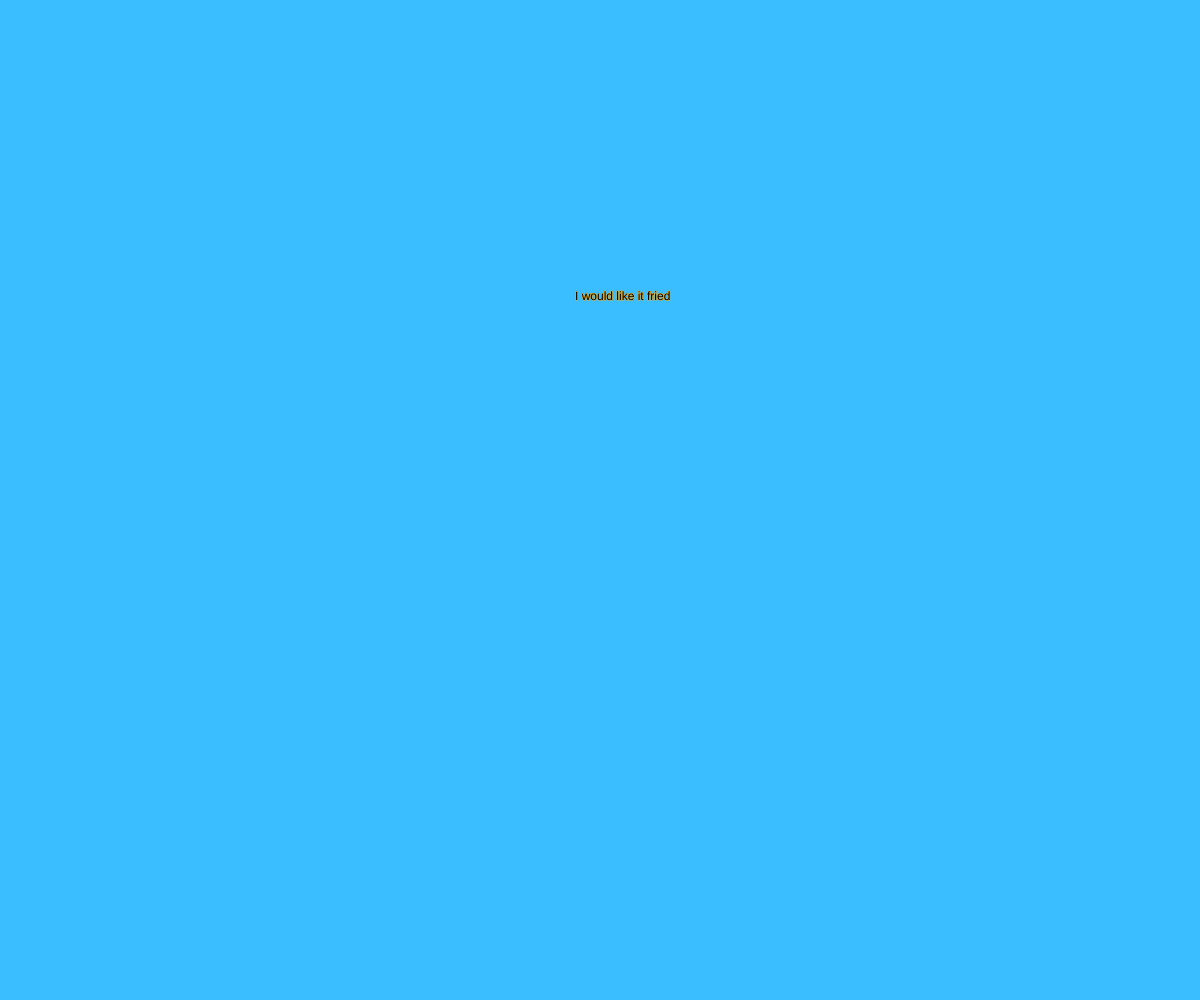
Frame 1 (no input)
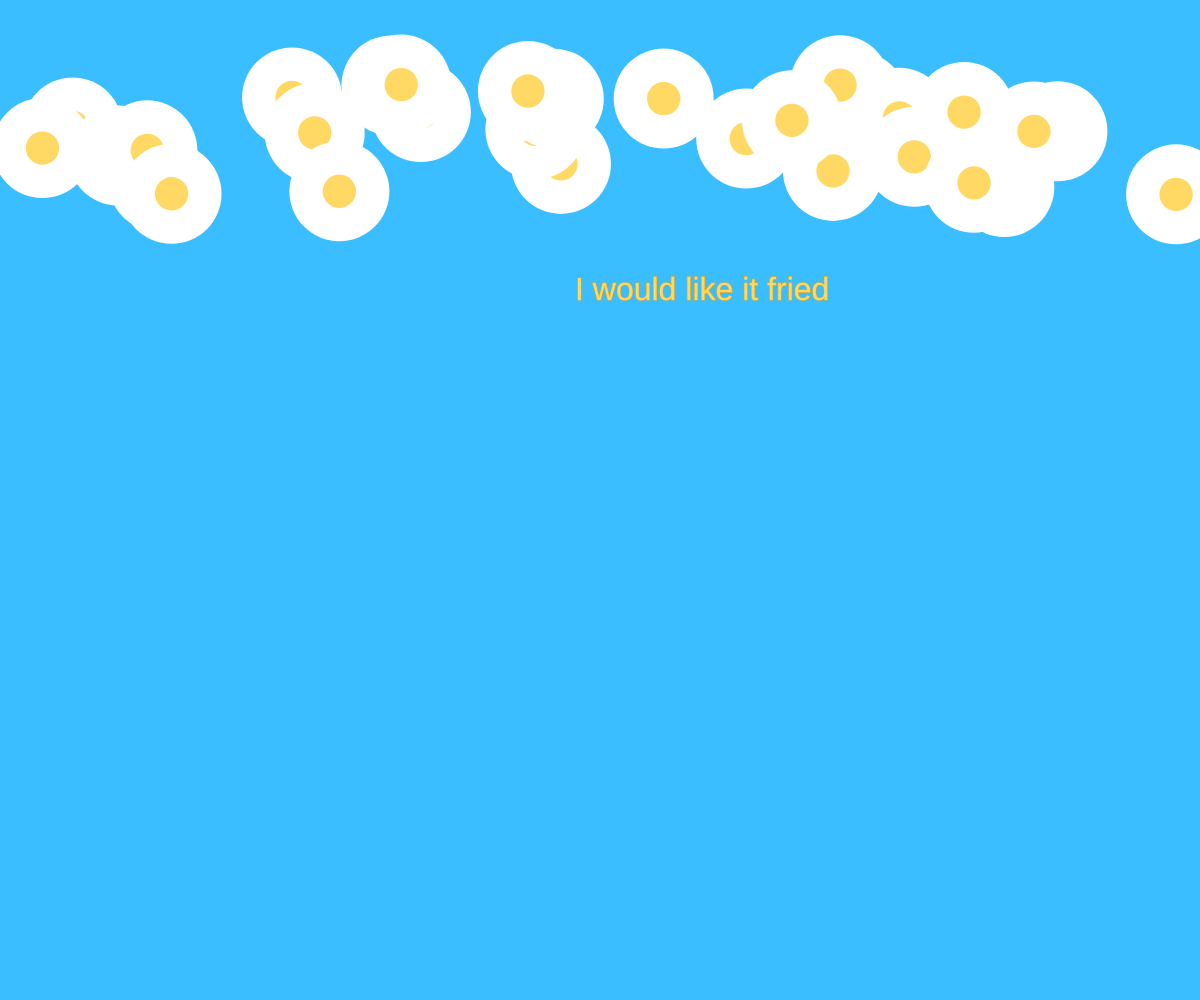
Frame 60 (no input)
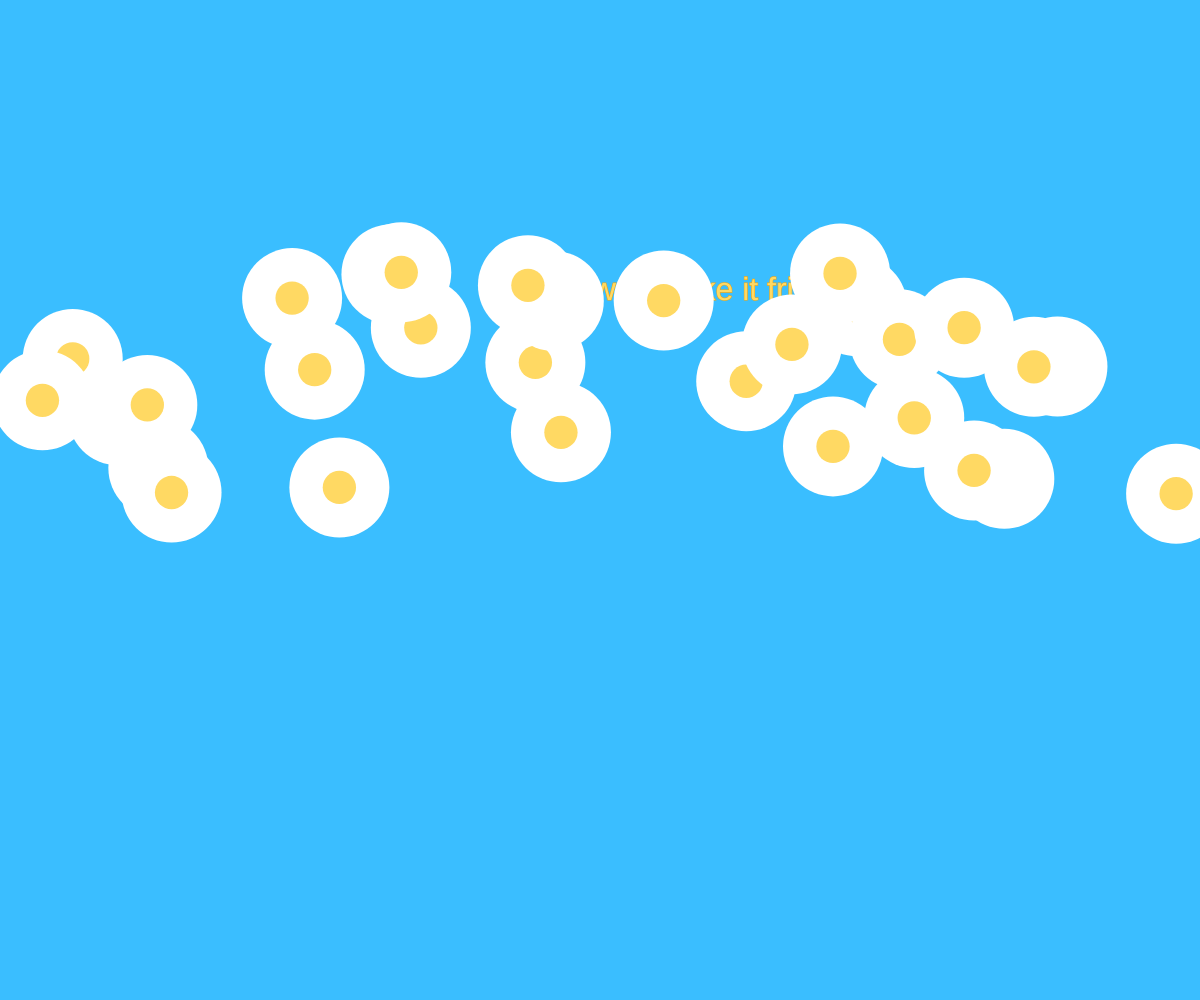
Frame 120 (the mouse pressed at the canvas centre since frame 60)

The p5.js sketch that drew these frames (run headless with seeded random() and noise() and a simulated clock; from frame 60 on, the mouse is pressed at the canvas centre):

// p5.js sketch
// ── sketch.js

var happyTurkey = [];




function setup() {
  createCanvas(windowWidth, windowHeight);
	background("#3abeff");

  for (var i=0; i<30; i++) {
  var  myTurkey = new turkey(random(0,width),-100, 100, 100);

    happyTurkey.push(myTurkey);

}

}

function draw() {
	background("#3abeff");
// text
stroke("orange")
  text("I would like it fried", 575, 300)
  textSize(32);
  textFont("Helvetica")

for (var a=0; a<happyTurkey.length; a++) {
  happyTurkey[a].display();
  happyTurkey[a].move();
}
}

// flying eggs
 function turkey (_x, _y, _width, _height) {

   this.x = _x;
   this.y = _y;
   this.width = _width;
   this.height = _height;
   this.speed_y = random (3,5);

   this.move = function() {
     this.y += this.speed_y;
     if (this.y > height) {
       this.y = _y;
     }
   }
//eggs
   this.display = function () {
     fill("white");
     noStroke();
     ellipse (this.x, this.y, this.width, this.height);
     fill("#ffd963")
     ellipse(this.x, this.y,this.width/3, this.height/3);


   }



 }
